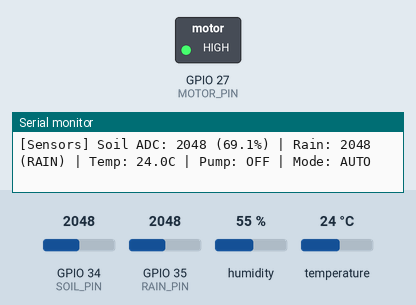
A sketch run on a simulated ESP32. Parts: switched loads named in the sketch (green lamp = pin HIGH), the last lines printed to the serial monitor. The test bench sets the inputs (shaded band); at power-on: GPIO 35 (RAIN_PIN) = 2048, GPIO 34 (SOIL_PIN) = 2048, humidity 55 %, temperature 24 °C. WiFi joins after 1.5 s; servers stay silent unless stated; uploads are accepted with an empty reply; the local clock reads 2024-03-15 10:24:30 at power-on unless the sketch sets it.

Above: at 3.2 s.
3.3 s: GPIO 35 (RAIN_PIN) set to 2435
8.6 s: GPIO 35 (RAIN_PIN) set to 2551
11.8 s: GPIO 34 (SOIL_PIN) set to 2734
13.9 s: GPIO 34 (SOIL_PIN) set to 2874
At 16.0 s:
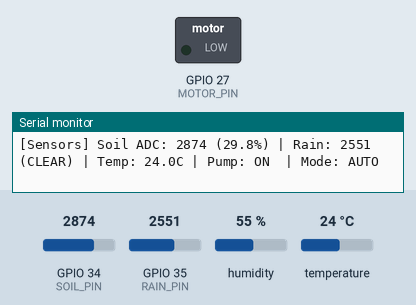
17.9 s: GPIO 34 (SOIL_PIN) set to 2760
At 19.5 s:
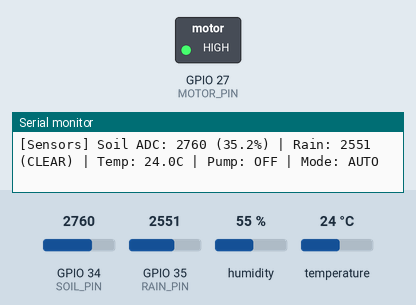
20.3 s: GPIO 34 (SOIL_PIN) set to 2840
At 22.2 s:
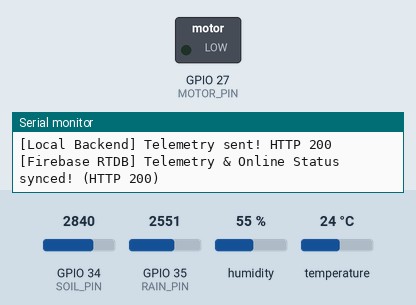
Timing chart, 0 to 23.5 s (numbered marks = the images above; inputs shaded):
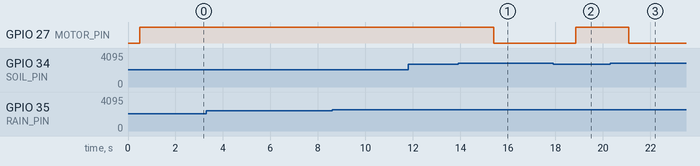

Measured:
- the behaviour switches between 2800 and 2801 on GPIO 34 (SOIL_PIN) (found by bisection; images 0 and 1)
- after the input at 13.9 s, GPIO 27 (MOTOR_PIN): HIGH → LOW after 1.5 s
- after the input at 17.9 s, GPIO 27 (MOTOR_PIN): LOW → HIGH after 0.96 s
- after the input at 20.3 s, GPIO 27 (MOTOR_PIN): HIGH → LOW after 0.79 s

The sketch:

aquasense_esp32.ino
```cpp
/*
 * ==============================================================================
 * AQUASENSE SMART IRRIGATION SYSTEM — ESP32 FIRMWARE (PRO DUAL-SYNC v2.1)
 * Compatible with AquaSense Web Dashboard & Firebase Realtime Database
 * ==============================================================================
 *
 * HARDWARE PIN MAPPING:
 * 1. FC-28 Soil Moisture Sensor AO -> GPIO 34 (Analog Input)
 * 2. Rain Detection Sensor AO      -> GPIO 35 (Analog Input)
 * 3. DHT11 Temp/Humidity Data      -> GPIO 4  (Digital I/O)
 * 4. 5V Relay Module (Water Pump)  -> GPIO 27 (Digital Output, Active-LOW)
 *
 * RELAY SPECIFICATIONS:
 * - Active-LOW Relay: LOW = Pump ON, HIGH = Pump OFF
 *
 * LIBRARIES REQUIRED IN ARDUINO IDE:
 * - "DHT sensor library" by Adafruit
 * (WiFi, HTTPClient, WiFiClientSecure are built-in with ESP32 board package)
 * ==============================================================================
 */

#include <WiFi.h>
#include <HTTPClient.h>
#include <WiFiClientSecure.h>
#include <time.h>
#include "DHT.h"

// ==============================================================================
// 1. PIN DEFINITIONS & RELAY SETTINGS
// ==============================================================================
#define SOIL_PIN        34       // Soil sensor AO pin
#define RAIN_PIN        35       // Rain sensor AO pin
#define DHTPIN          4        // DHT11 DATA pin
#define MOTOR_PIN       27       // Relay IN pin (GPIO 27)

#define DHTTYPE         DHT11

// --- Active-LOW Relay Settings ---
const int MOTOR_ON  = LOW;       // LOW dene par relay ON hota hai
const int MOTOR_OFF = HIGH;      // HIGH dene par relay OFF hota hai

// --- Threshold Values ---
int SOIL_DRY_THRESHOLD = 2800;   // 2800 se zyada value matlab mitti sookhi hai
int RAIN_THRESHOLD     = 2500;   // 2500 se kam value matlab baarish ho rahi hai

// Calibration points for Soil Moisture % (0 - 100%)
const int SOIL_DRY_RAW = 3500;   // Air ADC
const int SOIL_WET_RAW = 1400;   // Water ADC

DHT dht(DHTPIN, DHTTYPE);

// ==============================================================================
// 2. WI-FI & BACKEND CONFIGURATION
// ==============================================================================
// Apna Wi-Fi ka naam aur password yahan dalein:
const char* WIFI_SSID     = "YOUR_WIFI_NAME";
const char* WIFI_PASSWORD = "YOUR_WIFI_PASSWORD";

// Local Laptop IP Address (Port 8000)
// Apke laptop ka IP 192.168.1.5 hai:
const char* BACKEND_BASE_URL = "http://192.168.1.5:8000";
const char* API_KEY          = "aquasense_secret_key_2026";

// Firebase Realtime Database Configuration:
const char* FIREBASE_HOST    = "https://aquasense-62dda-default-rtdb.asia-southeast1.firebasedatabase.app";
const char* DEVICE_ID        = "esp32-aquasense-01";

// Intervals
const unsigned long TELEMETRY_INTERVAL_MS = 3000;  // 3 second update
const unsigned long DHT_INTERVAL_MS       = 2000;  // DHT11 read interval
const unsigned long CLOUD_POLL_INTERVAL_MS= 4000;  // Firebase command poll interval

unsigned long lastTelemetryMillis = 0;
unsigned long lastDhtMillis       = 0;
unsigned long lastCloudPollMillis = 0;

// Current States
float currentTemp       = 25.0;
float currentHumidity   = 60.0;
int   currentSoilRaw    = 0;
float currentMoisture   = 0.0;
int   currentRainRaw    = 0;
bool  currentRainState  = false;
bool  isPumpRunning     = false;
String operatingMode    = "AUTO"; // "AUTO" or "MANUAL"

// Manual Command Control Variables
unsigned long manualPumpEndTime   = 0;
String lastExecutedCommandId      = "";

// ==============================================================================
// 3. HELPER FUNCTIONS: CALIBRATION & NTP
// ==============================================================================
float calculateMoisturePercentage(int rawVal) {
    if (rawVal >= SOIL_DRY_RAW) return 0.0;
    if (rawVal <= SOIL_WET_RAW) return 100.0;
    float pct = ((float)(SOIL_DRY_RAW - rawVal) / (float)(SOIL_DRY_RAW - SOIL_WET_RAW)) * 100.0;
    if (pct < 0.0) pct = 0.0;
    if (pct > 100.0) pct = 100.0;
    return round(pct * 10.0) / 10.0;
}

String getIsoTimestamp() {
    time_t now;
    time(&now);
    struct tm timeinfo;
    if (gmtime_r(&now, &timeinfo) && now > 100000) {
        char buf[30];
        strftime(buf, sizeof(buf), "%Y-%m-%dT%H:%M:%SZ", &timeinfo);
        return String(buf);
    }
    return String("2026-10-29T23:00:00Z");
}

// Lightweight JSON helper to avoid heavy libraries
String extractJsonString(const String& json, const String& key) {
    String searchKey = "\"" + key + "\":\"";
    int start = json.indexOf(searchKey);
    if (start == -1) {
        // Try without quotes around value
        searchKey = "\"" + key + "\":";
        start = json.indexOf(searchKey);
        if (start == -1) return "";
        start += searchKey.length();
        while (start < json.length() && (json[start] == ' ' || json[start] == '\"')) start++;
        int end = start;
        while (end < json.length() && json[end] != '\"' && json[end] != ',' && json[end] != '}' && json[end] != ']') end++;
        return json.substring(start, end);
    }
    start += searchKey.length();
    int end = json.indexOf("\"", start);
    if (end == -1) return "";
    return json.substring(start, end);
}

int extractJsonInt(const String& json, const String& key, int defaultVal = 0) {
    String val = extractJsonString(json, key);
    if (val.length() == 0) return defaultVal;
    return val.toInt();
}

// ==============================================================================
// 4. COMMAND DISPATCH ENGINE
// ==============================================================================
void executeCommand(String cmdId, String cmdType, String targetState, int durationSec, String mode) {
    if (cmdId.length() > 0 && cmdId == lastExecutedCommandId) {
        return; // Already executed this command
    }
    if (cmdId.length() > 0) {
        lastExecutedCommandId = cmdId;
    }

    Serial.println("\n------------------------------------------");
    Serial.printf("[COMMAND RECEIVED] Type: %s | State: %s | Duration: %ds | Mode: %s\n",
                  cmdType.c_str(), targetState.c_str(), durationSec, mode.c_str());

    if (cmdType == "PUMP_START") {
        operatingMode = "MANUAL";
        digitalWrite(MOTOR_PIN, MOTOR_ON);
        isPumpRunning = true;
        if (durationSec <= 0) durationSec = 15; // Default safety 15 seconds
        manualPumpEndTime = millis() + (durationSec * 1000UL);
        Serial.printf("[RELAY ACTION] -> MOTOR ON for %d seconds (MANUAL OVERRIDE)\n", durationSec);
    }
    else if (cmdType == "PUMP_STOP") {
        digitalWrite(MOTOR_PIN, MOTOR_OFF);
        isPumpRunning = false;
        manualPumpEndTime = 0;
        Serial.println("[RELAY ACTION] -> MOTOR OFF immediately (STOP EXECUTED)");
    }
    else if (cmdType == "SET_MODE") {
        if (mode == "AUTO" || mode == "MANUAL") {
            operatingMode = mode;
            Serial.printf("[MODE SWITCH] -> Mode is now: %s\n", operatingMode.c_str());
            if (operatingMode == "AUTO") {
                manualPumpEndTime = 0; // Clear any manual override timer
            }
        }
    }
    Serial.println("------------------------------------------\n");
}

// ==============================================================================
// 5. LOCAL BACKEND SYNC (FastAPI - Port 8000)
// ==============================================================================
void syncToLocalBackend(float soilPct, int soilRaw, float temp, float hum, int rainRaw, bool isRaining, bool pumpOn) {
    if (WiFi.status() != WL_CONNECTED || String(BACKEND_BASE_URL).length() == 0) return;

    HTTPClient http;
    http.setTimeout(1500); // 1.5s max
    String url = String(BACKEND_BASE_URL) + "/api/readings";

    if (http.begin(url)) {
        http.addHeader("Content-Type", "application/json");
        http.addHeader("X-API-Key", API_KEY);

        String payload = "{";
        payload += "\"device_id\":\"" + String(DEVICE_ID) + "\",";
        payload += "\"soil_raw_adc\":" + String(soilRaw) + ",";
        payload += "\"soil_moisture\":" + String(soilPct, 1) + ",";
        payload += "\"temperature\":" + String(temp, 1) + ",";
        payload += "\"humidity\":" + String(hum, 1) + ",";
        payload += "\"light_raw\":1800,";
        payload += "\"rain_detected\":" + String(isRaining ? "true" : "false") + ",";
        payload += "\"rain_raw_adc\":" + String(rainRaw) + ",";
        payload += "\"pump_state\":\"" + String(pumpOn ? "ON" : "OFF") + "\",";
        payload += "\"operating_mode\":\"" + operatingMode + "\",";
        payload += "\"wifi_rssi\":" + String(WiFi.RSSI()) + ",";
        payload += "\"firmware_version\":\"v2.1.0-esp32\",";
        payload += "\"uptime_seconds\":" + String(millis() / 1000) + ",";
        payload += "\"is_simulated\":false";
        payload += "}";

        int httpCode = http.POST(payload);
        if (httpCode > 0) {
            String response = http.getString();
            Serial.printf("[Local Backend] Telemetry sent! HTTP %d\n", httpCode);

            // Check if response contains pending commands
            if (response.indexOf("\"commands\":[") != -1 && response.indexOf("\"command_type\"") != -1) {
                String cmdType = extractJsonString(response, "command_type");
                String cmdId   = extractJsonString(response, "id");
                String state   = extractJsonString(response, "target_state");
                int duration   = extractJsonInt(response, "duration_sec", 15);
                String mode    = extractJsonString(response, "mode");
                if (cmdType.length() > 0) {
                    executeCommand(cmdId, cmdType, state, duration, mode);
                }
            }
        } else {
            Serial.printf("[Local Backend] Connection error: %s\n", http.errorToString(httpCode).c_str());
        }
        http.end();
    }
}

// ==============================================================================
// 6. FIREBASE REALTIME DATABASE SYNC (asia-southeast1)
// ==============================================================================
void syncToFirebase(float soilPct, int soilRaw, float temp, float hum, int rainRaw, bool isRaining, bool pumpOn) {
    if (WiFi.status() != WL_CONNECTED) return;

    WiFiClientSecure client;
    client.setInsecure(); // SSL verification bypass
    client.setTimeout(3);

    HTTPClient https;
    https.setTimeout(3000);
    String timestamp = getIsoTimestamp();

    // Atomic PATCH updates both telemetry/latest and status simultaneously
    String syncUrl = String(FIREBASE_HOST) + "/aquasense.json";
    if (https.begin(client, syncUrl)) {
        https.addHeader("Content-Type", "application/json");

        String patchJson = "{\"telemetry/latest\":{";
        patchJson += "\"device_id\":\"" + String(DEVICE_ID) + "\",";
        patchJson += "\"soil_moisture\":" + String(soilPct, 1) + ",";
        patchJson += "\"soil_raw_adc\":" + String(soilRaw) + ",";
        patchJson += "\"temperature\":" + String(temp, 1) + ",";
        patchJson += "\"humidity\":" + String(hum, 1) + ",";
        patchJson += "\"light_raw\":1800,";
        patchJson += "\"light_state\":\"MODERATE\",";
        patchJson += "\"rain_detected\":" + String(isRaining ? "true" : "false") + ",";
        patchJson += "\"rain_raw_adc\":" + String(rainRaw) + ",";
        patchJson += "\"pump_state\":\"" + String(pumpOn ? "ON" : "OFF") + "\",";
        patchJson += "\"operating_mode\":\"" + operatingMode + "\",";
        patchJson += "\"wifi_rssi\":" + String(WiFi.RSSI()) + ",";
        patchJson += "\"battery_voltage\":3.95,";
        patchJson += "\"is_simulated\":false,";
        patchJson += "\"timestamp\":\"" + timestamp + "\"";
        patchJson += "},\"status\":{";
        patchJson += "\"online\":true,";
        patchJson += "\"device_id\":\"" + String(DEVICE_ID) + "\",";
        patchJson += "\"current_pump_state\":\"" + String(pumpOn ? "ON" : "OFF") + "\",";
        patchJson += "\"current_mode\":\"" + operatingMode + "\",";
        patchJson += "\"rain_lockout_active\":" + String(isRaining ? "true" : "false") + ",";
        patchJson += "\"recommendation\":\"ESP32 is online and transmitting live telemetry.\",";
        patchJson += "\"firmware_version\":\"v2.1.0-esp32\",";
        patchJson += "\"wifi_rssi\":" + String(WiFi.RSSI()) + ",";
        patchJson += "\"is_simulated\":false,";
        patchJson += "\"hardware_attached\":true,";
        patchJson += "\"last_updated\":\"" + timestamp + "\"";
        patchJson += "}}";

        int code = https.sendRequest("PATCH", patchJson);
        if (code > 0) {
            Serial.printf("[Firebase RTDB] Telemetry & Online Status synced! (HTTP %d)\n", code);
        } else {
            Serial.printf("[Firebase Error] %s\n", https.errorToString(code).c_str());
        }
        https.end();
    }
    client.stop(); // CRITICAL: Free SSL buffers to prevent memory leaks!
}

// ==============================================================================
// 7. FIREBASE COMMAND POLLER
// ==============================================================================
void pollFirebaseCommands() {
    if (WiFi.status() != WL_CONNECTED) return;

    WiFiClientSecure client;
    client.setInsecure();
    client.setTimeout(2);

    HTTPClient https;
    https.setTimeout(2500);
    String url = String(FIREBASE_HOST) + "/aquasense/commands/latest.json";

    if (https.begin(client, url)) {
        int code = https.GET();
        if (code == 200) {
            String payload = https.getString();
            if (payload != "null" && payload.length() > 10) {
                String status = extractJsonString(payload, "status");
                if (status == "PENDING") {
                    String cmdId   = extractJsonString(payload, "id");
                    String cmdType = extractJsonString(payload, "command_type");
                    String state   = extractJsonString(payload, "target_state");
                    int duration   = extractJsonInt(payload, "duration_sec", 15);
                    String mode    = extractJsonString(payload, "mode");

                    if (cmdId != lastExecutedCommandId) {
                        executeCommand(cmdId, cmdType, state, duration, mode);

                        // Mark as ACKNOWLEDGED in Firebase
                        HTTPClient ackHttp;
                        String ackUrl = String(FIREBASE_HOST) + "/aquasense/commands/latest/status.json";
                        if (ackHttp.begin(client, ackUrl)) {
                            ackHttp.PUT("\"ACKNOWLEDGED\"");
                            ackHttp.end();
                        }
                    }
                }
            }
        }
        https.end();
    }
    client.stop(); // Free SSL heap
}

// ==============================================================================
// 8. SETUP
// ==============================================================================
void setup() {
    Serial.begin(115200);
    delay(500);

    dht.begin();

    pinMode(SOIL_PIN, INPUT);
    pinMode(RAIN_PIN, INPUT);
    pinMode(MOTOR_PIN, OUTPUT);

    // Boot Safety: Motor initially OFF
    digitalWrite(MOTOR_PIN, MOTOR_OFF);
    isPumpRunning = false;

    Serial.println("\n==================================================");
    Serial.println("  AquaSense Smart Irrigation System (v2.1.0)     ");
    Serial.println("  ESP32 -> Local PC & Firebase Cloud Dual-Sync   ");
    Serial.println("==================================================");

    // Connect to Wi-Fi
    Serial.print("Connecting to Wi-Fi: ");
    Serial.println(WIFI_SSID);
    WiFi.mode(WIFI_STA);
    WiFi.begin(WIFI_SSID, WIFI_PASSWORD);

    int attempts = 0;
    while (WiFi.status() != WL_CONNECTED && attempts < 25) {
        delay(500);
        Serial.print(".");
        attempts++;
    }

    if (WiFi.status() == WL_CONNECTED) {
        Serial.println("\n[Wi-Fi CONNECTED]");
        Serial.print("ESP32 IP: ");
        Serial.println(WiFi.localIP());
        Serial.print("Signal (RSSI): ");
        Serial.print(WiFi.RSSI());
        Serial.println(" dBm");
        Serial.print("Target Laptop Server: ");
        Serial.println(BACKEND_BASE_URL);

        configTime(0, 0, "pool.ntp.org", "time.nist.gov");
        Serial.println("[NTP] Time synchronization configured.");
    } else {
        Serial.println("\n[Wi-Fi WARNING] Could not connect. Operating in Autonomous Offline Mode.");
    }
}

// ==============================================================================
// 9. MAIN LOOP
// ==============================================================================
void loop() {
    unsigned long currentMillis = millis();

    // 1. Read DHT11 Sensor (every 2 seconds)
    if (currentMillis - lastDhtMillis >= DHT_INTERVAL_MS) {
        lastDhtMillis = currentMillis;

        float t = dht.readTemperature();
        float h = dht.readHumidity();

        if (!isnan(t) && !isnan(h)) {
            currentTemp = t;
            currentHumidity = h;
        } else {
            Serial.println("[DHT11] Reading error! Checking sensor connection...");
        }
    }

    // 2. Read Soil & Rain Sensors
    currentSoilRaw = analogRead(SOIL_PIN);
    currentRainRaw = analogRead(RAIN_PIN);
    currentMoisture = calculateMoisturePercentage(currentSoilRaw);

    bool isSoilDry   = (currentSoilRaw > SOIL_DRY_THRESHOLD);
    currentRainState = (currentRainRaw < RAIN_THRESHOLD);

    // 3. Actuator Control Logic (AUTO vs MANUAL)
    if (operatingMode == "MANUAL") {
        // In MANUAL mode, check if timed duration has expired
        if (isPumpRunning && manualPumpEndTime > 0 && currentMillis >= manualPumpEndTime) {
            digitalWrite(MOTOR_PIN, MOTOR_OFF);
            isPumpRunning = false;
            manualPumpEndTime = 0;
            Serial.println("[MANUAL TIMER] Timed duration reached. Motor turned OFF.");
        }
    } else {
        // In AUTO mode, decisions are dictated by Sensor Thresholds
        if (isSoilDry && !currentRainState) {
            digitalWrite(MOTOR_PIN, MOTOR_ON);
            isPumpRunning = true;
        } else {
            digitalWrite(MOTOR_PIN, MOTOR_OFF);
            isPumpRunning = false;
        }
    }

    // Print summary to Serial Monitor every second
    Serial.printf("[Sensors] Soil ADC: %4d (%.1f%%) | Rain: %4d (%s) | Temp: %.1fC | Pump: %s | Mode: %s\n",
                  currentSoilRaw, currentMoisture, currentRainRaw,
                  currentRainState ? "RAIN" : "CLEAR",
                  currentTemp,
                  isPumpRunning ? "ON " : "OFF",
                  operatingMode.c_str());

    // 4. Send Real-Time Telemetry (every 3 seconds)
    if (currentMillis - lastTelemetryMillis >= TELEMETRY_INTERVAL_MS) {
        lastTelemetryMillis = currentMillis;

        if (WiFi.status() == WL_CONNECTED) {
            // A. Sync to Local FastAPI Backend on your laptop (192.168.1.5:8000)
            syncToLocalBackend(currentMoisture, currentSoilRaw, currentTemp, currentHumidity,
                               currentRainRaw, currentRainState, isPumpRunning);

            // B. Sync to Firebase Realtime Database
            syncToFirebase(currentMoisture, currentSoilRaw, currentTemp, currentHumidity,
                           currentRainRaw, currentRainState, isPumpRunning);
        } else {
            Serial.println("[Wi-Fi] Disconnected. Reconnecting...");
            WiFi.reconnect();
        }
    }

    // 5. Poll Firebase Commands (every 4 seconds)
    if (currentMillis - lastCloudPollMillis >= CLOUD_POLL_INTERVAL_MS) {
        lastCloudPollMillis = currentMillis;
        pollFirebaseCommands();
    }

    delay(1000); // 1-second cadence
}
```
